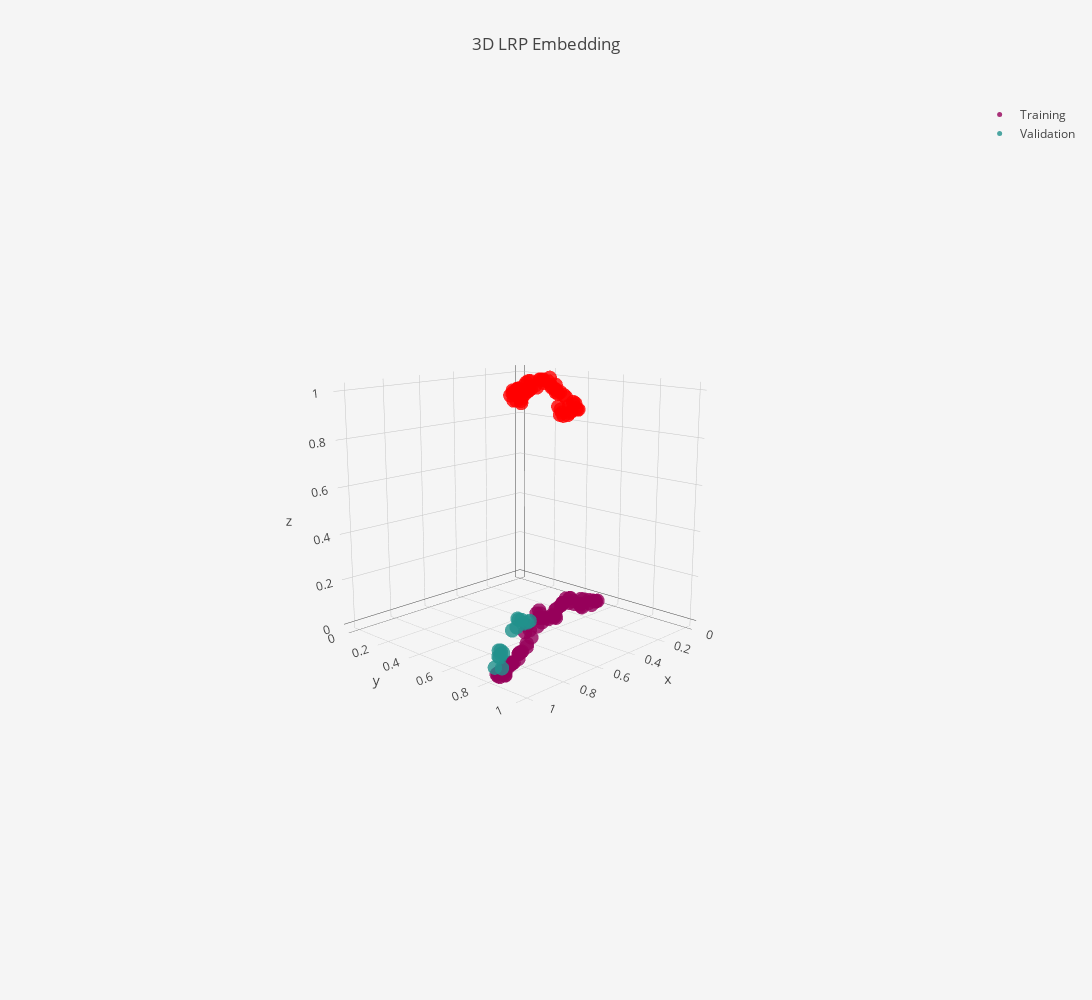

The code cell stored with this chart in its notebook:
### Code cell
# pipeline.reducer_pipeline[0].n_neighbors
embedding_pipeline = Pipeline([
    ("reducer", umap.UMAP(random_state=42,
                    n_components = 3,
                    n_neighbors=10,
                    min_dist=0)),
   ("scaler", MinMaxScaler())
])
embedding_pipeline.fit(training_lrp)

embedding = embedding_pipeline.transform(training_lrp)

emb3d = go.Scatter3d(
    x=embedding[:,0],
    y=embedding[:,1],
    z=embedding[:,2],
    mode="markers",
    name="Training",
    marker=dict(
        size=5,
        color=pipeline.clusterer.labels_,
        colorscale="Rainbow",
        opacity=0.8
    ),
    text=pipeline.clusterer.labels_
)

val_3d_embedding = embedding_pipeline.transform(val_lrp)

val_emb3d = go.Scatter3d(
    x=val_3d_embedding[:,0],
    y=val_3d_embedding[:,1],
    z=val_3d_embedding[:,2],
    name="Validation",
    mode="markers",
    marker=dict(
        size=5,
        color=cluster_labels,
        colorscale='Viridis',
        opacity=0.8
#         showscale=True
    ),
    text = cluster_labels
)

layout = go.Layout(
    title="3D LRP Embedding",
    autosize=False,
    width=1200,
    height=1000,
    paper_bgcolor='#F5F5F5',
#     template="plotly"
)


data=[emb3d, val_emb3d]

fig = go.Figure(data=data, layout=layout)
# fig.update_layout(template="plotly")  /

iplot(fig, filename='lrp-3d-scatter.html')

### Figure 1 — Plotly figure (JSON) as saved in the notebook; plotly's stock layout.template omitted (floating-point values rounded to 4 significant figures; data arrays with more than 128 entries replaced by an {"elided": "..."} marker saying what was removed)
{"data": [{"marker": {"color": {"elided": "131 int values"}, "colorscale": "Rainbow", "opacity": 0.8, "size": 5}, "mode": "markers", "name": "Training", "text": {"elided": "131 int values"}, "type": "scatter3d", "uid": "40c3cfff-648e-4ba7-83b3-738037c97919", "x": {"elided": "131 float values"}, "y": {"elided": "131 float values"}, "z": {"elided": "131 float values"}}, {"marker": {"color": [0, 0, 0, 0, 0, 0, 0, 0, 0, 0, 0, 0, 0, 0, 0, 0], "colorscale": "Viridis", "opacity": 0.8, "size": 5}, "mode": "markers", "name": "Validation", "text": [0, 0, 0, 0, 0, 0, 0, 0, 0, 0, 0, 0, 0, 0, 0, 0], "type": "scatter3d", "uid": "50e6f33d-810c-4567-9547-8290466d83d2", "x": [0.8305, 0.9728, 0.9619, 0.9772, 0.8218, 0.857, 0.8633, 0.9744, 0.825, 1.001, 0.8422, 1.023, 0.8217, 0.8223, 0.9655, 0.9787], "y": [0.8517, 0.8285, 0.8392, 0.8374, 0.8006, 0.7846, 0.8148, 0.8413, 0.7895, 0.8732, 0.829, 0.858, 0.7795, 0.8318, 0.8303, 0.8326], "z": [0.1833, 0.09808, 0.08847, 0.07476, 0.172, 0.1347, 0.1572, 0.08794, 0.1707, 0.04909, 0.17, 0.05353, 0.1716, 0.1703, 0.09591, 0.07663]}], "layout": {"autosize": false, "height": 1000, "paper_bgcolor": "#F5F5F5", "scene": {"aspectmode": "auto", "aspectratio": {"x": 1.016, "y": 0.9923, "z": 0.9923}, "camera": {"center": {"x": 0, "y": 0, "z": 0}, "eye": {"x": 2.707, "y": 2.612, "z": 0.937}, "projection": {"type": "perspective"}, "up": {"x": 0, "y": 0, "z": 1}}}, "title": {"text": "3D LRP Embedding"}, "width": 1200}}
